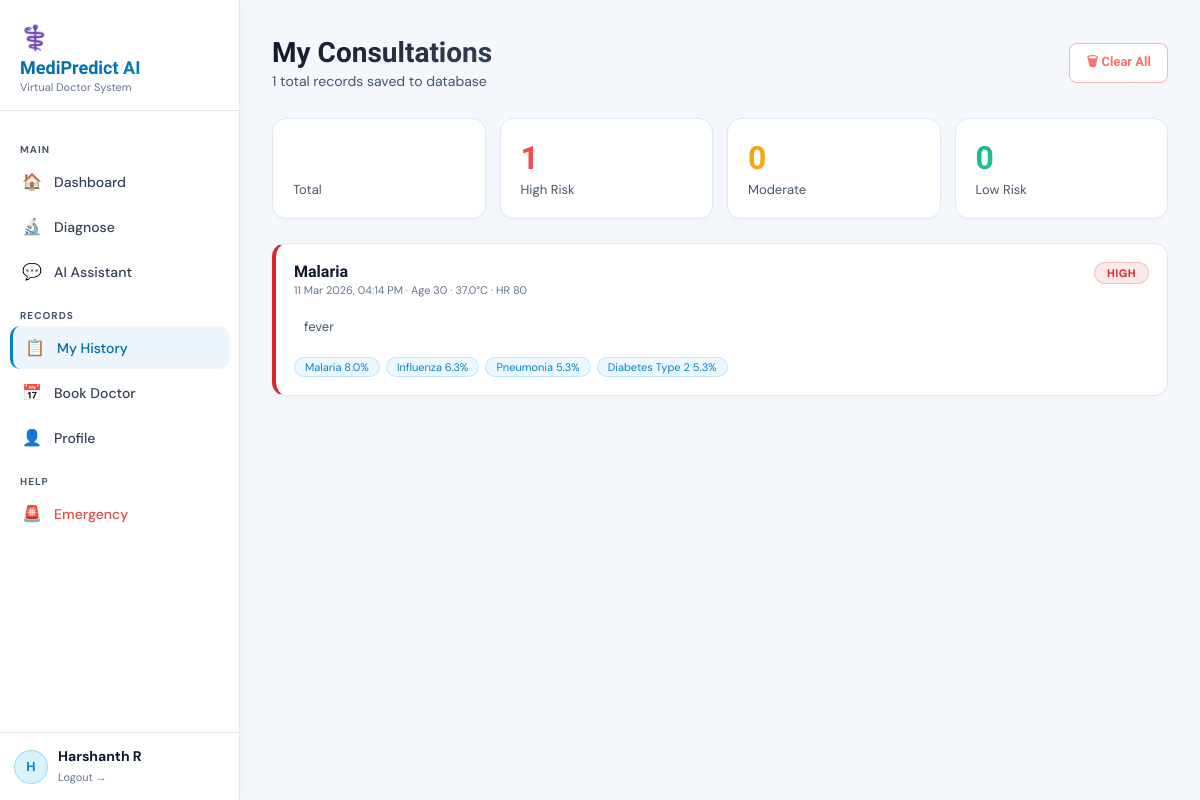
Page /history (signed in) on the earlier database version.
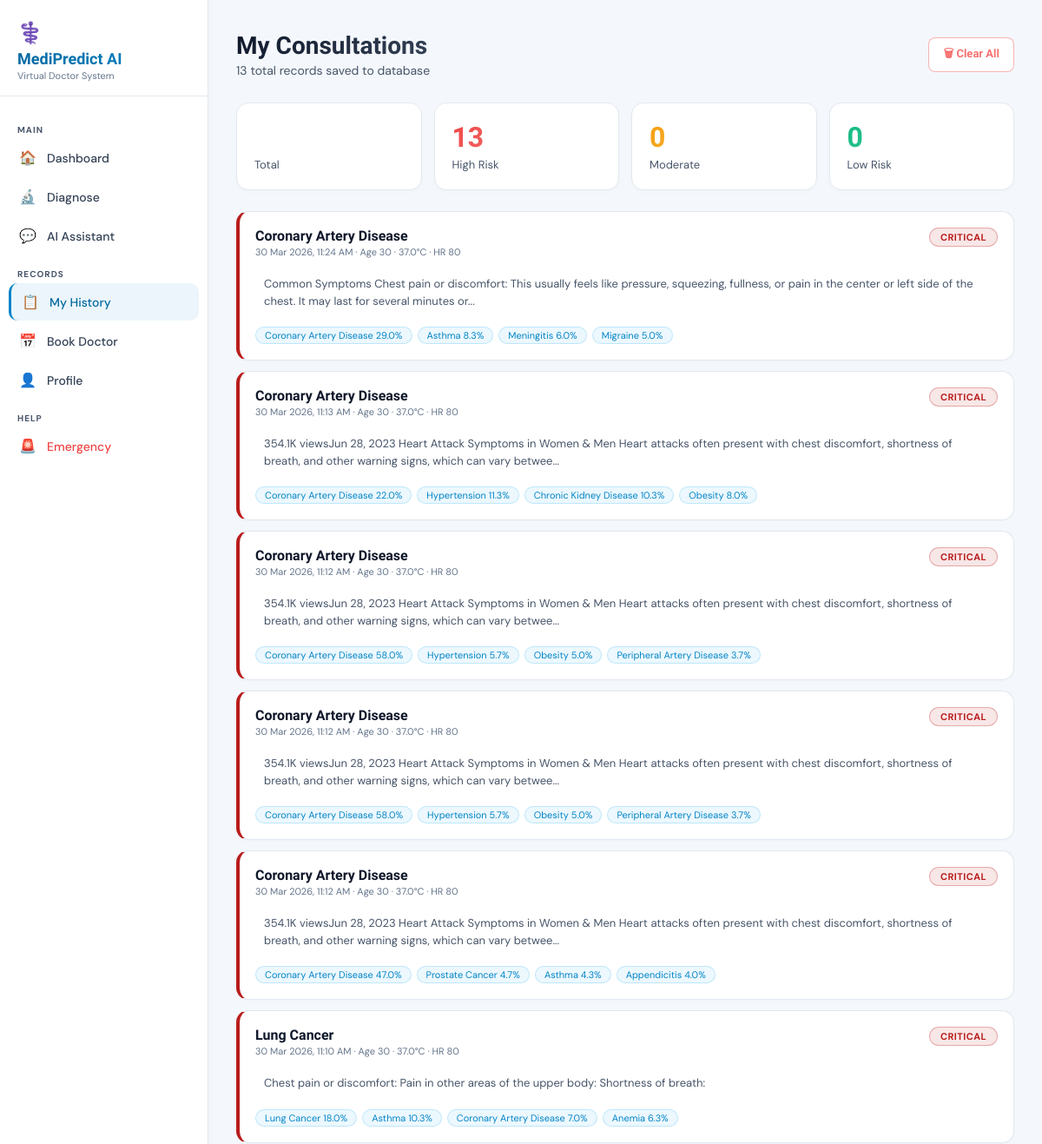
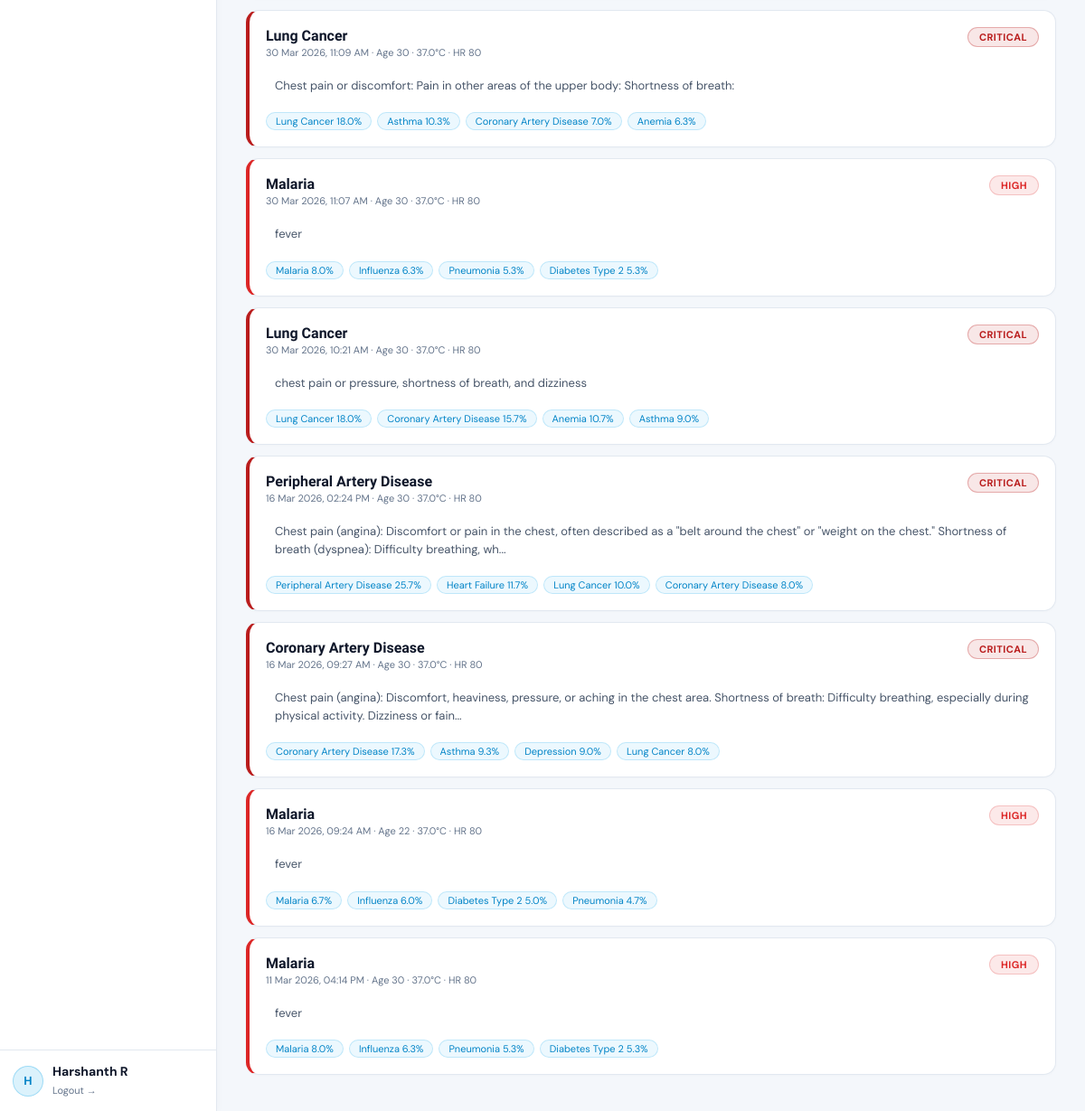
Same page on the later database version (2 pictures, top to bottom).
### tables this page shows
CREATE TABLE users (
            id        INTEGER PRIMARY KEY AUTOINCREMENT,
            full_name TEXT NOT NULL,
            email     TEXT UNIQUE NOT NULL,
            password  TEXT NOT NULL,
            dob       TEXT,
            gender    TEXT,
            phone     TEXT,
            blood_group TEXT,
            allergies TEXT,
            created_at TEXT DEFAULT CURRENT_TIMESTAMP
        );

CREATE TABLE consultations (
            id          INTEGER PRIMARY KEY AUTOINCREMENT,
            user_id     INTEGER NOT NULL,
            date        TEXT NOT NULL,
            symptom_text TEXT,
            primary_diagnosis TEXT,
            severity    TEXT,
            conditions  TEXT,
            recommendations TEXT,
            age         INTEGER,
            fever       REAL,
            systolic_bp INTEGER,
            diastolic_bp INTEGER,
            heart_rate  INTEGER,
            duration    INTEGER,
            FOREIGN KEY(user_id) REFERENCES users(id)
        );

### app.py (the view)
@app.route("/history")
@login_required
def history():
    return render_template("history.html", records=get_consultations(session["user_id"]),
                           user=get_user(session["user_id"]))

### app.py (called while the page is built)
def login_required(f):
    @wraps(f)
    def decorated(*args, **kwargs):
        if "user_id" not in session:
            flash("Please login to continue.", "warning")
            return redirect(url_for("login"))
        return f(*args, **kwargs)
    return decorated

### database/db.py (called while the page is built)
def get_conn():
    conn = sqlite3.connect(DB_PATH, check_same_thread=False)
    conn.row_factory = sqlite3.Row
    return conn

def get_user(user_id):
    conn = get_conn()
    user = conn.execute("SELECT * FROM users WHERE id=?", (user_id,)).fetchone()
    conn.close()
    return dict(user) if user else None

def get_consultations(user_id):
    conn = get_conn()
    rows = conn.execute("SELECT * FROM consultations WHERE user_id=? ORDER BY id DESC", (user_id,)).fetchall()
    conn.close()
    result = []
    for r in rows:
        d = dict(r)
        d["conditions"]      = json.loads(d.get("conditions","[]"))
        d["recommendations"] = json.loads(d.get("recommendations","[]"))
        result.append(d)
    return result

### templates/history.html (shortened to what this page needs)
{% extends "base.html" %}{% block title %}History — MediPredict{% endblock %}
{% block content %}
<div class="topbar fade-up">
  <div><div class="page-title">My Consultations</div><div class="page-sub">{{ records|length }} total records saved to database</div></div>
  {% if records %}<button class="btn btn-outline btn-sm" onclick="clearAll()" style="border-color:rgba(239,68,68,.4);color:#F87171">🗑 Clear All</button>{% endif %}
</div>
{% if not records %}
<div class="card fade-up-2" style="text-align:center;padding:56px 24px;max-width:500px">
  <div style="font-size:44px;margin-bottom:14px">📋</div>
  <div style="font-family:var(--fh);font-weight:700;color:var(--text);font-size:18px;margin-bottom:8px">No records yet</div>
  <p style="color:var(--t3);margin-bottom:20px">Complete a diagnosis to save records here.</p>
  <a href="/diagnose" class="btn btn-primary" style="width:auto;display:inline-flex;padding:12px 28px">Start Diagnosis →</a>
</div>
{% else %}
<div class="grid-4 fade-up-2" style="margin-bottom:24px">
  {% for n,l,c in [(records|length,'Total','var(--blue)'),
    (records|selectattr('severity','in',['critical','high'])|list|length,'High Risk','#EF4444'),
    (records|selectattr('severity','equalto','moderate')|list|length,'Moderate','#F59E0B'),
    (records|selectattr('severity','equalto','low')|list|length,'Low Risk','#10B981')] %}
  <div class="stat-card"><div class="stat-num" style="background:linear-gradient(135deg,{{ c }},{{ c }}88);-webkit-background-clip:text">{{ n }}</div><div class="stat-label">{{ l }}</div></div>
  {% endfor %}
</div>
<div class="fade-up-3">
  {% for r in records %}
  <div class="hist-card sev-{{ r.severity }}">
    <div style="display:flex;justify-content:space-between;align-items:flex-start;flex-wrap:wrap;gap:10px;margin-bottom:10px">
      <div>
        <div style="font-family:var(--fh);font-weight:700;color:var(--text);font-size:16px">{{ r.primary_diagnosis }}</div>
        <div style="color:var(--t4);font-size:11px;margin-top:2px">{{ r.date }} · Age {{ r.age }} · {{ r.fever }}°C · HR {{ r.heart_rate }}</div>
      </div>
      <span class="badge badge-{{ r.severity }}">{{ r.severity.upper() }}</span>
    </div>
    <div style="color:var(--t3);font-size:13px;line-height:1.5;margin-bottom:10px;padding:10px;background:rgba(255,255,255,.02);border-radius:8px">{{ r.symptom_text[:180] }}{% if r.symptom_text|length > 180 %}...{% endif %}</div>
    <div style="display:flex;gap:6px;flex-wrap:wrap">
      {% for c in r.conditions[:4] %}
      <span style="background:rgba(14,165,233,.08);border:1px solid rgba(14,165,233,.2);color:var(--blue);border-radius:20px;padding:2px 10px;font-size:11px">{{ c.name }} {{ c.probability }}%</span>
      {% endfor %}
    </div>
  </div>
  {% endfor %}
</div>
{% endif %}
{% endblock %}

### templates/base.html (shortened to what this page needs)
<!DOCTYPE html>
<html lang="en">
<head>
  <link rel="stylesheet" href="/static/css/main.css"/>
</head>
<body>
<div class="app-layout">
  <aside class="sidebar" id="sidebar">
    <div class="sidebar-logo">
      <div style="font-size:24px;margin-bottom:4px">⚕️</div>
      <div class="sidebar-logo-text">MediPredict AI</div>
      <div class="sidebar-logo-sub">Virtual Doctor System</div>
    </div>
    <nav class="sidebar-nav">
      <div class="nav-section">Main</div>
      <a href="/dashboard" class="nav-item {% if request.path=='/dashboard' %}active{% endif %}">
        <span class="nav-icon">🏠</span> Dashboard
      </a>
      <a href="/diagnose" class="nav-item {% if request.path=='/diagnose' %}active{% endif %}">
        <span class="nav-icon">🔬</span> Diagnose
      </a>
      <a href="/chat" class="nav-item {% if request.path=='/chat' %}active{% endif %}">
        <span class="nav-icon">💬</span> AI Assistant
      </a>
      <div class="nav-section">Records</div>
      <a href="/history" class="nav-item {% if request.path=='/history' %}active{% endif %}">
        <span class="nav-icon">📋</span> My History
      </a>
      <a href="/booking" class="nav-item {% if request.path=='/booking' %}active{% endif %}">
        <span class="nav-icon">📅</span> Book Doctor
      </a>
      <a href="/profile" class="nav-item {% if request.path=='/profile' %}active{% endif %}">
        <span class="nav-icon">👤</span> Profile
      </a>
      <div class="nav-section">Help</div>
      <a href="/emergency" class="nav-item {% if request.path=='/emergency' %}active{% endif %}">
        <span class="nav-icon nav-emergency">🚨</span> <span style="color:#EF4444">Emergency</span>
      </a>
    </nav>
    <div class="sidebar-user">
      <div style="display:flex;align-items:center;gap:10px">
        <div style="width:34px;height:34px;border-radius:50%;background:rgba(14,165,233,0.15);
          border:1px solid rgba(14,165,233,0.3);display:flex;align-items:center;
          justify-content:center;font-weight:700;color:var(--blue);font-size:13px;flex-shrink:0">
          {{ session.user_name[0].upper() if session.user_name else '?' }}
        </div>
        <div style="min-width:0;flex:1">
          <div class="sidebar-user-name">{{ session.user_name or 'User' }}</div>
          <a href="/logout" style="color:var(--t4);font-size:11px">Logout →</a>
        </div>
      </div>
    </div>
  </aside>
  <main class="main-content">
    {% block content %}{% endblock %}
  </main>
</div>
</body>
</html>

### static/css/main.css (style rules this page uses)
* { box-sizing:border-box;margin:0;padding:0 }
:root { --bg:#F4F7FB; --bg2:#E2E8F0; --bg3:#FFFFFF; --bg4:#F8FAFC; --border:#E2E8F0; --border2:#CBD5E1; --blue:#0284C7; --blue-d:#0369A1; --blue-l:#38BDF8; --purple:#8B5CF6; --green:#059669; --yellow:#D97706; --red:#DC2626; --red-d:#B91C1C; --pink:#DB2777; --text:#0F172A; --t2:#334155; --t3:#475569; --t4:#64748B; --fh:'Sora',sans-serif; --fb:'DM Sans',sans-serif; --r:14px; --rs:8px; --rl:20px; }
html { scroll-behavior:smooth }
body { background:var(--bg);color:var(--text);font-family:var(--fb);min-height:100vh;overflow-x:hidden }
a { text-decoration:none;color:inherit }
input,select,textarea,button { font-family:var(--fb) }
.app-layout { display:flex;min-height:100vh }
.sidebar { width:240px;background:#FFFFFF;border-right:1px solid var(--border); display:flex;flex-direction:column;position:fixed;top:0;left:0;bottom:0;z-index:50; transition:transform .3s;box-shadow:2px 0 10px rgba(0,0,0,0.02) }
.sidebar-logo { padding:22px 20px 16px;border-bottom:1px solid var(--border) }
.sidebar-logo-text { font-family:var(--fh);font-weight:800;font-size:18px; background:linear-gradient(135deg,var(--blue-d),var(--blue)); -webkit-background-clip:text;-webkit-text-fill-color:transparent }
.sidebar-logo-sub { color:var(--t4);font-size:11px;margin-top:2px }
.sidebar-nav { flex:1;padding:16px 10px;overflow-y:auto }
.nav-section { color:var(--t3);font-size:10px;letter-spacing:.1em;text-transform:uppercase; font-weight:700;padding:8px 10px 4px;margin-top:8px }
.nav-item { display:flex;align-items:center;gap:12px;padding:11px 12px;border-radius:10px; color:var(--t2);font-size:14px;font-weight:500;transition:all .2s;cursor:pointer;margin-bottom:2px }
.nav-item.active { background:rgba(2,132,199,.08);color:var(--blue-d);border-left:3px solid var(--blue) }
.nav-item .nav-icon { font-size:16px;width:20px;text-align:center;flex-shrink:0 }
.nav-item .nav-emergency { color:var(--red) }
.sidebar-user { padding:14px;border-top:1px solid var(--border) }
.sidebar-user-name { font-weight:700;color:var(--text);font-size:14px;overflow:hidden;text-overflow:ellipsis;white-space:nowrap }
.main-content { margin-left:240px;flex:1;padding:28px 32px;min-height:100vh }
.topbar { display:flex;justify-content:space-between;align-items:center;margin-bottom:28px;flex-wrap:wrap;gap:12px }
.page-title { font-family:var(--fh);font-weight:800;font-size:clamp(20px,3vw,28px); background:linear-gradient(135deg,var(--text),var(--t2)); -webkit-background-clip:text;-webkit-text-fill-color:transparent }
.page-sub { color:var(--t3);font-size:14px;margin-top:3px }
.grid-4 { display:grid;grid-template-columns:repeat(4,1fr);gap:14px }
.stat-card { background:var(--bg3);border:1px solid var(--border);border-radius:var(--r);padding:20px;box-shadow:0 2px 5px rgba(0,0,0,0.02) }
.stat-num { font-family:var(--fh);font-weight:800;font-size:32px; background:linear-gradient(135deg,var(--blue-d),var(--blue)); -webkit-background-clip:text;-webkit-text-fill-color:transparent }
.stat-label { color:var(--t3);font-size:13px;margin-top:4px }
.btn { display:inline-flex;align-items:center;justify-content:center;gap:8px; padding:12px 24px;border-radius:var(--r);border:none; font-family:var(--fh);font-weight:700;font-size:14px;cursor:pointer;transition:all .3s }
.btn-outline { background:#FFFFFF;border:1px solid var(--border2);color:var(--t2) }
.btn-sm { padding:8px 16px;font-size:13px;border-radius:8px;width:auto }
.badge { display:inline-block;padding:3px 12px;border-radius:20px;font-size:11px;font-weight:700;letter-spacing:.04em }
.badge-high { background:rgba(220,38,38,.1);color:var(--red);border:1px solid rgba(220,38,38,.2) }
.badge-critical { background:rgba(185,28,28,.1);color:var(--red-d);border:1px solid rgba(185,28,28,.3);animation:pulse-badge 1.4s infinite }
.hist-card { background:var(--bg3);border:1px solid var(--border);border-radius:var(--r); padding:18px;border-left:4px solid var(--blue);transition:all .2s;margin-bottom:12px;box-shadow:0 1px 3px rgba(0,0,0,0.02) }
.hist-card.sev-critical { border-left-color:var(--red-d) }
.hist-card.sev-high { border-left-color:var(--red) }
.fade-up { animation:fadeUp .5s ease both }
.fade-up-2 { animation:fadeUp .5s .12s ease both }
.fade-up-3 { animation:fadeUp .5s .24s ease both }

Differences in the rows shown:
added consultations: primary_diagnosis "Coronary Artery Disease", date "30 Mar 2026, 11:24 AM", age "30", fever "37.0", heart_rate "80", severity "CRITICAL", symptom_text "Common Symptoms Chest pain or discomfort: This usually feels like pressure, squeezing, fullness, or pain in the center or left side of the chest. It may last for several minutes or", name "Coronary Artery Disease" "Asthma" "Meningitis" "Migraine", probability "29.0" "8.3" "6.0" "5.0"
added consultations: primary_diagnosis "Coronary Artery Disease", date "30 Mar 2026, 11:13 AM", age "30", fever "37.0", heart_rate "80", severity "CRITICAL", symptom_text "354.1K viewsJun 28, 2023 Heart Attack Symptoms in Women & Men Heart attacks often present with chest discomfort, shortness of breath, and other warning signs, which can vary betwee", name "Coronary Artery Disease" "Hypertension" "Chronic Kidney Disease" "Obesity", probability "22.0" "11.3" "10.3" "8.0"
added consultations: primary_diagnosis "Coronary Artery Disease", date "30 Mar 2026, 11:12 AM", age "30", fever "37.0", heart_rate "80", severity "CRITICAL", symptom_text "354.1K viewsJun 28, 2023 Heart Attack Symptoms in Women & Men Heart attacks often present with chest discomfort, shortness of breath, and other warning signs, which can vary betwee", name "Coronary Artery Disease" "Hypertension" "Obesity" "Peripheral Artery Disease", probability "58.0" "5.7" "5.0" "3.7"
added consultations: primary_diagnosis "Coronary Artery Disease", date "30 Mar 2026, 11:12 AM", age "30", fever "37.0", heart_rate "80", severity "CRITICAL", symptom_text "354.1K viewsJun 28, 2023 Heart Attack Symptoms in Women & Men Heart attacks often present with chest discomfort, shortness of breath, and other warning signs, which can vary betwee", name "Coronary Artery Disease" "Hypertension" "Obesity" "Peripheral Artery Disease", probability "58.0" "5.7" "5.0" "3.7"
added consultations: primary_diagnosis "Coronary Artery Disease", date "30 Mar 2026, 11:12 AM", age "30", fever "37.0", heart_rate "80", severity "CRITICAL", symptom_text "354.1K viewsJun 28, 2023 Heart Attack Symptoms in Women & Men Heart attacks often present with chest discomfort, shortness of breath, and other warning signs, which can vary betwee", name "Coronary Artery Disease" "Prostate Cancer" "Asthma" "Appendicitis", probability "47.0" "4.7" "4.3" "4.0"
added consultations: primary_diagnosis "Lung Cancer", date "30 Mar 2026, 11:10 AM", age "30", fever "37.0", heart_rate "80", severity "CRITICAL", symptom_text "Chest pain or discomfort: Pain in other areas of the upper body: Shortness of breath:", name "Lung Cancer" "Asthma" "Coronary Artery Disease" "Anemia", probability "18.0" "10.3" "7.0" "6.3"
added consultations: primary_diagnosis "Lung Cancer", date "30 Mar 2026, 11:09 AM", age "30", fever "37.0", heart_rate "80", severity "CRITICAL", symptom_text "Chest pain or discomfort: Pain in other areas of the upper body: Shortness of breath:", name "Lung Cancer" "Asthma" "Coronary Artery Disease" "Anemia", probability "18.0" "10.3" "7.0" "6.3"
added consultations: primary_diagnosis "Malaria", date "30 Mar 2026, 11:07 AM", age "30", fever "37.0", heart_rate "80", severity "HIGH", symptom_text "fever", name "Malaria" "Influenza" "Pneumonia" "Diabetes Type 2", probability "8.0" "6.3" "5.3" "5.3"
added consultations: primary_diagnosis "Lung Cancer", date "30 Mar 2026, 10:21 AM", age "30", fever "37.0", heart_rate "80", severity "CRITICAL", symptom_text "chest pain or pressure, shortness of breath, and dizziness", name "Lung Cancer" "Coronary Artery Disease" "Anemia" "Asthma", probability "18.0" "15.7" "10.7" "9.0"
added consultations: primary_diagnosis "Peripheral Artery Disease", date "16 Mar 2026, 02:24 PM", age "30", fever "37.0", heart_rate "80", severity "CRITICAL", symptom_text "Chest pain (angina): Discomfort or pain in the chest, often described as a \"belt around the chest\" or \"weight on the chest.\" Shortness of breath (dyspnea): Difficulty breathing, wh", name "Peripheral Artery Disease" "Heart Failure" "Lung Cancer" "Coronary Artery Disease", probability "25.7" "11.7" "10.0" "8.0"
added consultations: primary_diagnosis "Coronary Artery Disease", date "16 Mar 2026, 09:27 AM", age "30", fever "37.0", heart_rate "80", severity "CRITICAL", symptom_text "Chest pain (angina): Discomfort, heaviness, pressure, or aching in the chest area. Shortness of breath: Difficulty breathing, especially during physical activity. Dizziness or fain", name "Coronary Artery Disease" "Asthma" "Depression" "Lung Cancer", probability "17.3" "9.3" "9.0" "8.0"
added consultations: primary_diagnosis "Malaria", date "16 Mar 2026, 09:24 AM", age "22", fever "37.0", heart_rate "80", severity "HIGH", symptom_text "fever", name "Malaria" "Influenza" "Diabetes Type 2" "Pneumonia", probability "6.7" "6.0" "5.0" "4.7"
Other differences:
{{ records|length }}: "1" → "13"
new list line: "13 High Risk"
list line gone: "1 High Risk"
